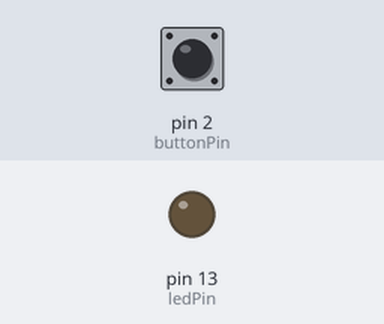
This sketch was run on a simulated Arduino Uno, built with avr-gcc and run on an emulated ATmega328P. Parts: output pins drawn as LEDs (lit = HIGH). Inputs (shaded band) come from the test bench; at power-on: pin 2 (buttonPin) LOW.

Above: at 1.2 s.
1.3 s: pin 2 (buttonPin) pulled HIGH for 0.15 s
At 1.4 s:
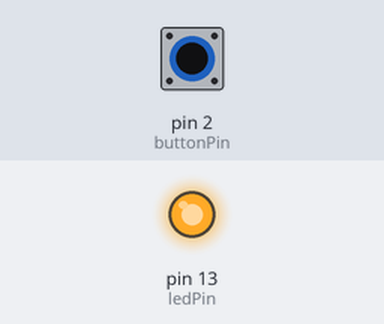
3.0 s: pin 2 (buttonPin) pulled HIGH for 3.2 s
At 7.0 s:
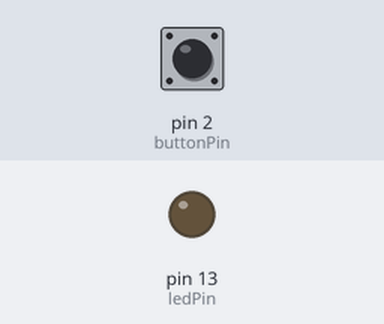
Timing chart, 0 to 8.5 s (numbered marks = the images above; inputs shaded):
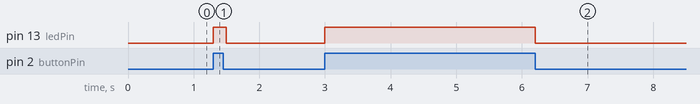

Measured:
- after the input at 1.3 s, pin 13 (ledPin): LOW → HIGH at once, → LOW 0.20 s later
- after the input at 3.0 s, pin 13 (ledPin): LOW → HIGH at once, → LOW 3.2 s later

The sketch:

32-dugme-pali-led.ino
```cpp
/*
  Potrebno prikačiti dugme
*/

int buttonPin = 2;
int ledPin = 13;

void setup() {
  Serial.begin(9600);
  pinMode(buttonPin, INPUT);
  pinMode(ledPin, OUTPUT);
}

void loop() {
  int kliknuto = digitalRead(buttonPin);
  if (kliknuto)
    digitalWrite(ledPin, HIGH);
  else
    digitalWrite(ledPin, LOW);
  delay(100);
}
```
